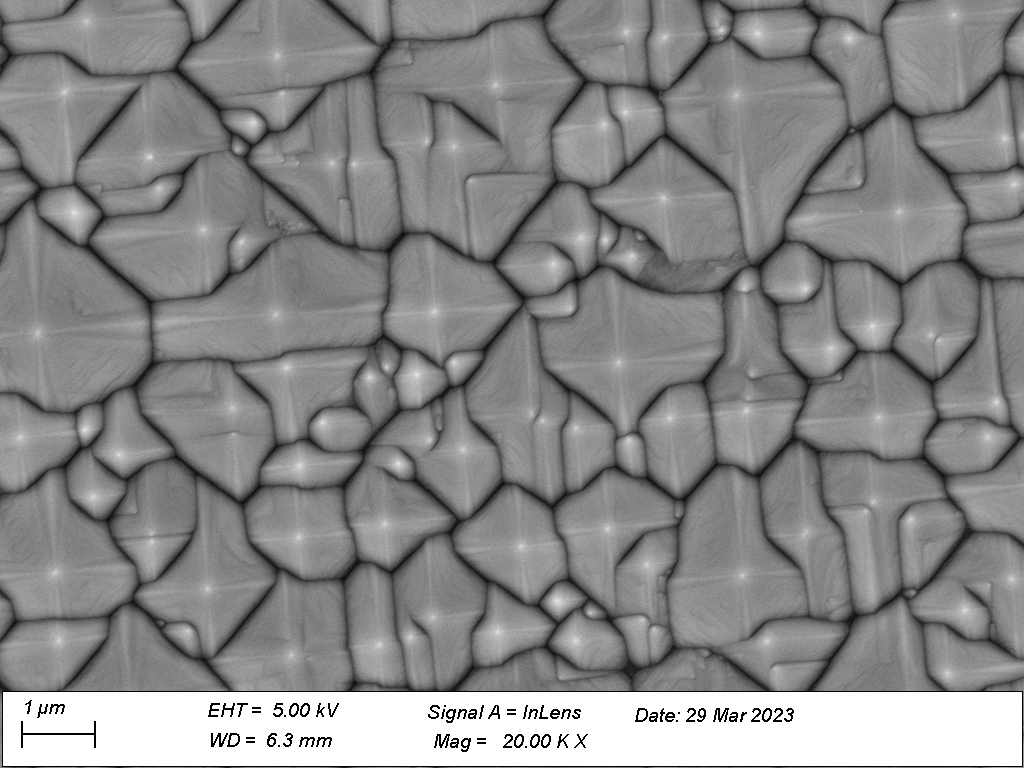
#> input picture images_in/242316_01 (1).tif, 1024 x 768 px; its folder holds only this picture in this run
$ python main.py
#> lines starting #> are read from the running program, lines starting #| are printed output that depends on the picture
### analysis.py
from t1cv import *
import json
# from regions import (regions.RegionContext, Region)
# import regions
import scipy
from scipy import signal
class ImageAnalysis():
    def __init__(self, imgstr):
        self.imgstr = imgstr
        if not os.path.exists(imgstr):
            self.imgstr = 'images_in/' + imgstr
        self.fullimg :np.ndarray = cv2.imread(self.imgstr)
        self.img :np.ndarray = self.fullimg[:-77,:]
        self.titlebar :np.ndarray = self.fullimg[-76:,:]
        self.gray = cv2.cvtColor(self.img, cv2.COLOR_BGR2GRAY)
        # gray = np.average(np.dstack((gray, cv2.imread('darkened_w_circles.png', cv2.IMREAD_GRAYSCALE))), axis = 2)
        self.img = np.dstack((self.gray, self.gray, self.gray))
        # self.graywave = w2d(cv2.cvtColor(self.img, cv2.COLOR_BGR2GRAY))
        self.imgwidth = self.img.shape[1]
        self.guibar_original = np.zeros((200, self.imgwidth, 3), dtype=np.uint8) + 255
        self.guibar = self.guibar_original.copy()

        self.render_canvas = self.zeros_color()
        # [4 lines of commented-out code are left out]
        self.thresh_value = 110
        self.contour_masks = None #self.make_contour()
        self.region_contexts = [] #self.generate_regions()
        self.rotation = 0
        self.cross_value_landscape_stored = None
        self.claimed_territory_stored = None
        self.reset_canvas()
        self.laplacian_stored = None
        # cv2.destroyAllWindows()
        self.window = cv2.namedWindow('Image Analysis')
        self.capture = None
        self.pyramids = []
        self.pyramids_by_id = {}
        self.last_show = self.img.copy()
        self.prominence = 35

    # [8 lines left out: function save_clipped, not called in this run]


    # def generate_regions(self):
    #     self.region_contexts += [regions.RegionContext(self, self.contour_masks)]

    def show(self, img = None, ms=1, frames = 1, dont_save_last = False, titlebar = None):
        if img is None:
            img = self.last_show
        elif not dont_save_last:
                self.last_show = img
        if len(img.shape) == 2 or img.shape[2] == 1:
            img = np.dstack((img, img, img)).reshape(-1, self.imgwidth, 3)
        titlebar = self.titlebar if titlebar is None else titlebar
        img = np.concatenate((img, titlebar, self.guibar), axis = 0)
        cv2.imshow('Image Analysis', img)
        if self.capture is not None:
            self.capture += [img.copy()] *1
        print("show", ms, "ms")
        if ms > 0:
            ms = 1
            cv2.waitKey(ms)
    def zeros(self):
        return np.uint8(np.zeros_like(self.gray))

    def zeros_color(self):
        return np.zeros_like(self.img)

    def reset_canvas(self):
        self.render_canvas = self.img.copy()

    # [55 lines left out: functions draw_cross, render_display, consolidate_pyramids, reindex_pyramids, segment, not called in this run]


    def draw_pyramids(self, meanonly=True):
        self.reset_canvas()
        for pyr in self.pyramids:
            p = pyr.mean_position
            # self.draw_cross(p[1], p[0], lengths = [5,5,5,5], color = (0, 0, 250))
        # self.render_display(ms=5000)
        self.render_canvas = self.img.copy()
        for pyr in self.pyramids:
            pyr.get_mask(canvas=self.render_canvas, color = (0, 0, 255), meanonly=meanonly)
        self.show(self.render_canvas, ms=50     , frames = 20)
        # [4 lines of commented-out code are left out]


    # [90 lines left out: functions get_leg_lengths, to_json, IA_from_json, main, not called in this run]

# [3 lines that do not run on import are left out]

### guicontrol.py
import analysis
import cv2
from typing import Optional, Dict, Any, List, Tuple, Callable
import numpy as np
from t1cv import *
import pyramid
import tkinter as tk
from tkinter.filedialog import askopenfilename

# Key mappings
K_ESC, K_ENTER, K_SPACE, K_BACKSPACE = 27, 13, 32, 8
K_UP, K_DOWN, K_LEFT, K_RIGHT, K_TAB = 82, 84, 81, 83, 9

class GuiControl():
    def __init__(self, IA: "Optional[analysis.ImageAnalysis]" = None):
        self.IA: "Optional[analysis.ImageAnalysis]" = IA
        if self.IA is None:
            self.open_image()
#> the answer given: images_in/242316_01 (1).tif
        self.mode_function = None
        self.selected_pyramid = None
        self.click_point = None
        self.direction_vector = [0,1]
        self.direction_vector_arrow = [[0,0],[0,0]]

        self.micrometer_scale_length = 1
        self.micrometer_scale_line = np.array(((23,734), (95,734)))
        self.quit, self.savedstr, self.old_str, self.keys, self.mousedrags, self.selected_pyramids = False, "", "", [], [], []
        self.guicanvas = None
        self.prev_guicanvas = self.IA.img.copy()
        self.leg_index = 0
        self.length_in_um = ""
        self.titlebar_original = self.IA.titlebar.copy()
        self.button_bounding_boxes = []
        self.legend = {}
        self.prev_menus = []
        self.saved_guibar = self.IA.guibar.copy()
        self.leg_length_step = 2
    # [37 lines left out: function mouse_event_callback, not called in this run]

    def set_menu_bounding_boxes(self, text_list):
        self.button_bounding_boxes = []
        if len(text_list) == 0:
            self.button_bounding_boxes = [[0, 0, 0, 0]]
            return
        prev_button_bounding_boxes = self.prev_menus[-1][2] if self.prev_menus else []
        offset = 0
        for i, (prev_menu_function, prev_legend, prev_button_bounding_boxes) in enumerate(self.prev_menus):
            farthest_right = max([bbox[3] for bbox in prev_button_bounding_boxes]) if len(prev_button_bounding_boxes) > 0 else 0
            if self.IA.fullimg.shape[1] - 10 < farthest_right + 10 + offset + max([cv2.getTextSize(text, cv2.FONT_HERSHEY_SIMPLEX, 0.6, 1)[0][0] for text in text_list]):
                offset = 25
            else:
                offset = 10 + farthest_right
        for i, text in enumerate(text_list):
            (w, h), _ = cv2.getTextSize(text, cv2.FONT_HERSHEY_SIMPLEX, 0.6, 1)
            x, y = 10 + offset, self.IA.fullimg.shape[0] + 30 + 25 * i
            self.button_bounding_boxes.append((y - h, x, y, x + w))

    def open_image(self):
        # Use tkinter file dialog to select and open an image file.
        root = tk.Tk()
        root.withdraw()  # Hide unnecessary window
        file_path = askopenfilename()
        if file_path:
            self.IA = analysis.ImageAnalysis(file_path)
#> in __init__, self.fullimg is the input picture: shape (768, 1024, 3); min 0, max 255, mean 136.3
#> in __init__, `self.img :np.ndarray = self.fullimg[:-77,:]`:
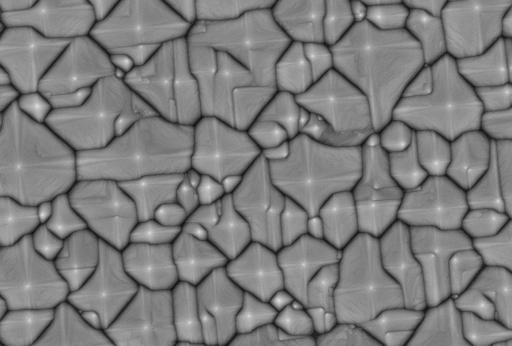
#> self.img: shape (691, 1024, 3) (shown at 1/2 size); min 10, max 228, mean 125.4
#> in __init__, `self.titlebar :np.ndarray = self.fullimg[-76:,:]`:
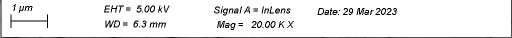
#> self.titlebar: shape (76, 1024, 3) (shown at 1/2 size); min 0, max 255, mean 237.5
            root.destroy()
        else:
            print("No file selected. Exiting...")
            exit()

    def control_loop(self):
        cv2.setMouseCallback("Image Analysis", self.mouse_event_callback)
        if self.IA is None:
            self.open_image()
        k = -1
        nextmode = None
        while k != ord("y") or self.IA.capture is not None:
            if self.mode_function == None:
                self.mode_function = self.default_mode
            if nextmode is not None:
                ls = nextmode()
                if ls is not None:
                    legend, state = ls
                    # self.prev_menus.append((self.mode_function, self.legend, self.button_bounding_boxes))
                    self.mode_function = nextmode
                else:
                    legend, state = self.mode_function()
            else:
                legend, state = self.mode_function()
            self.update_display(legend, state)
            k = cv2.waitKey(0)
            if k == K_ESC:
                nextmode = None
                # if len[self.prev_menus]:
                #     self.mode_function, self.legend, self.button_bounding_boxes = self.prev_menus.pop()
                #     continue
                self.prev_menus = []
                self.mode_function = self.default_mode
            else:
                nextmode = self.select_mode(legend, k)
                if nextmode is None:
                    self.mode_function(key = k)

        # cv2.setMouseCallback("Image Analysis",    None)

    def update_display(self, legend, state):
        self.legend = legend
        text_list = self.set_guibar_text(legend, state)
        # self.set_menu_bounding_boxes(text_list)
        self.show_pyramids()
        self.saved_guibar = self.IA.guibar.copy()


    # [11 lines left out: function parse_state_key, not called in this run]


    def state_list_to_dict(self, state: "List[Any[str, Tuple[str]]]"):
        d = {}
        for s in state:
            if type(s) is str:
                label, key = s, s
            else:
                label, key = s
            if key in self.__dict__:
                d[label] = self.__dict__[key]
            elif key in GuiControl.__dict__:
                d[label] = GuiControl.__dict__[key](self)
            else:
                raise KeyError(f"Key {key} not found in GuiControl")

        return d

    def show_pyramids(self):
        self.IA.draw_pyramids()
        if self.guicanvas is None:
            self.guicanvas = self.IA.last_show.copy()
        for sp in self.selected_pyramids:
            sp.get_mask(self.guicanvas, color = (200, 200, 0), meanonly = True)
        if self.leg_index is not None:
            l = [0, 0, 0, 0]
            l[self.leg_index] = 1
            l = np.array(l)
            for sp in self.selected_pyramids:
                lengths = np.array(sp.cross_lengths) * l
                sp.get_mask(self.guicanvas, color = (200, 0, 200), meanonly = True, lengths = lengths)
        prevrender = self.IA.last_show.copy()
        self.IA.show(self.guicanvas)
        self.prev_guicanvas = self.guicanvas
        self.guicanvas = None

        self.IA.last_show = prevrender

    def gui_text(self, legend, status, fv = None):
        l = []
        for k in legend:
            if type(legend[k]) is str:
                l += [k + ": " + legend[k]]
            else:
                s = legend[k].__doc__.split("\n")[0]
                l += [k.upper() + ": " + s]
            if fv == legend[k]:
                l[-1] = "(" + l[-1] + ")"
        s = []
        status = self.state_list_to_dict(status)
        for k in status:
            s += [k + "=" + str(status[k])]
        return l, s

    def puttext_in_guibar(self, text_list, guibar, bounding_boxes, draw_bounding_boxes = False):
        if len(text_list) == 0:
            return
        offset = bounding_boxes[0][1]
        for i in range(len(text_list)):
            cv2.putText(guibar, text_list[i], (10 + offset, 30 + 25 * i), cv2.FONT_HERSHEY_SIMPLEX, 0.6, (0, 0, 0), 1)
            if draw_bounding_boxes > i and len(bounding_boxes) > i:
                box = bounding_boxes[i]
                box = (box[0] - self.IA.fullimg.shape[0] - 4, box[1] + 10, box[2] - self.IA.fullimg.shape[0] + 6, box[3] + 10)
                box = (box[1], box[0], box[3], box[2])
                cv2.rectangle(guibar, box[0:2], box[2:4], (0, 0, 0), 1)


    def set_guibar_text(self,
                        legend:"Dict[str, Any[Callable, str]]" = {},
                        status:"List[Any[str, Tuple[str]]]" = []):
        guibar = self.IA.guibar_original.copy()
        l = []
        # todo add prev legends and use bounding boxes to determine where to print
        # make separate function for legend and bounding boxe to call putText

        l, s = self.gui_text(legend, status)
        pl = l + s
        self.set_menu_bounding_boxes(l)  # Calculate bounding boxes for text
        for t in self.prev_menus:
            f, l, b = t
            l, s = self.gui_text(l, [], fv = self.mode_function)
            self.puttext_in_guibar(l, guibar, b)
        # todo Draw bounding boxes also for just the current legend
        self.puttext_in_guibar(pl, guibar, self.button_bounding_boxes)
        self.IA.guibar = guibar
        return l

    def select_mode(self, legend, key):
        if chr(key) in legend:
            k = chr(key)
        elif key in legend:
            k = key
        else:
            return None
        selected = legend[chr(key)]
        if isinstance(selected, Callable):
            return selected
        return None


    def default_mode(self, key = None, mousedrag = None):
        legend = {
            "s": self.set_up,
            "a": self.add_pyramid,
            "p": self.pyramid_edit,
            "c": self.computations_menu,
                            }
        state = []
        return legend, state

    # [9 lines left out: function set_up, not called in this run]


    def pyramid_count(self):
        return len(self.IA.pyramids)

    def selected_pyramid_count(self):
        return len(self.selected_pyramids)

    # [111 lines left out: functions pyramid_edit, add_pyramid, delete_pyramids, set_micrometer_scale, set_micrometer_scale_length, um_per_pixel and 2 more, not called in this run]

    def setstep1(self):
        """Set the step size for the leg length to 1"""
        self.leg_length_step = 1

    def setstep5(self):
        """Set the step size for the leg length to 5"""
        self.leg_length_step = 5


    # [11 lines left out: functions increase_leg_length, decrease_leg_length, not called in this run]


    def change_selected_leg(self):
        """Select the next leg"""
        self.leg_index = (self.leg_index + 1) % 4 if self.leg_index is not None else 0

    # [15 lines left out: functions computations_menu, calculate_leg_lengths, not called in this run]


    from calculate import pixels_to_um, make_hist, height_calc_hist_and_save, height_calc, save_histimg, make_hist_with_subplots


    # [21 lines left out: functions make_histogram, main, not called in this run]


# [2 lines that do not run on import are left out]

### main.py
from guicontrol import GuiControl

def main():
    gui = GuiControl()
    gui.control_loop()
#> in show, `img = np.concatenate((img, titlebar, self.guibar), axis = 0)`:
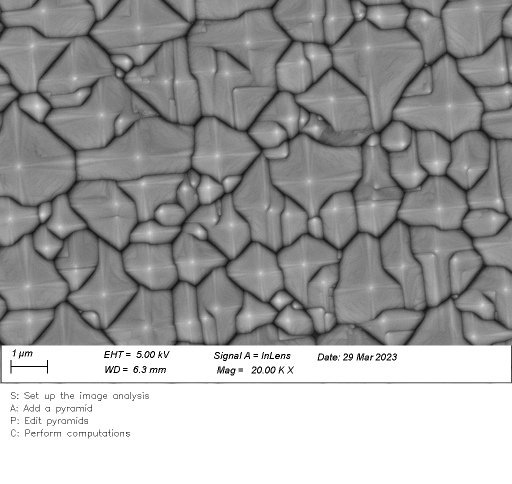
#> img: shape (967, 1024, 3) (shown at 1/2 size); min 0, max 255, mean 160.6
#> (key Esc is pressed here)

if __name__ == '__main__':
    main()

$ run again, on images_in/437-1-03 (1).tif
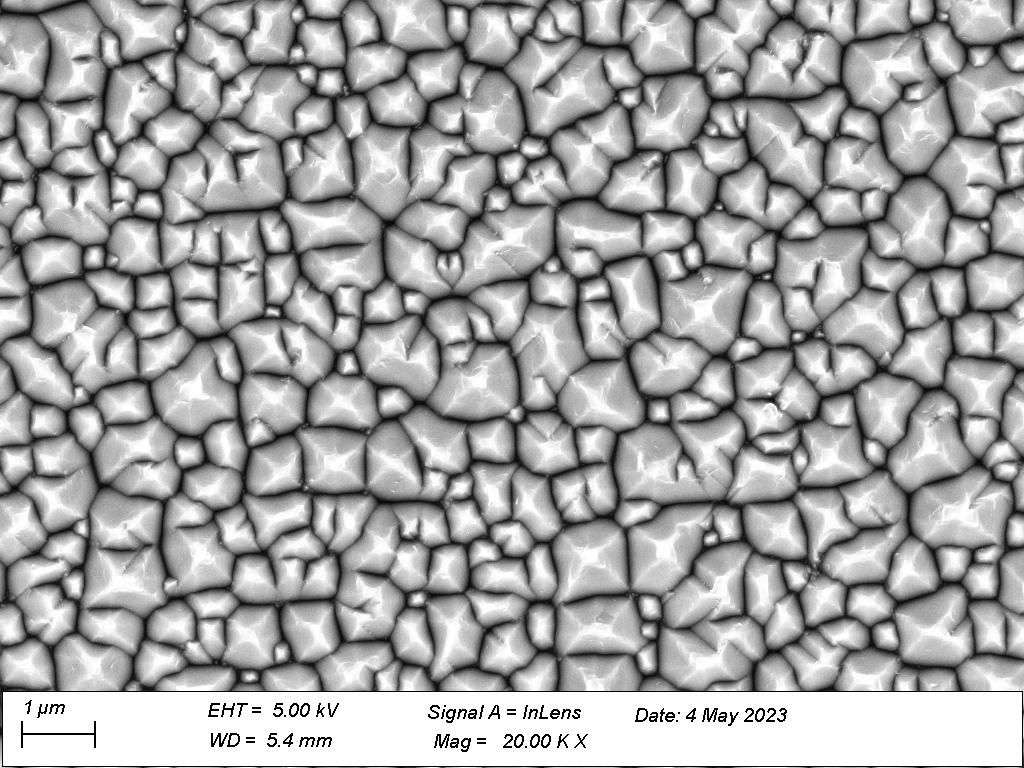
#> input picture images_in/437-1-03 (1).tif, 1024 x 768 px
#> in __init__, self.fullimg is the input picture: shape (768, 1024, 3); min 0, max 255, mean 165.9
#> in __init__, `self.titlebar :np.ndarray = self.fullimg[-76:,:]`:
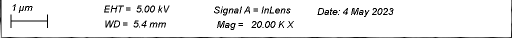
#> self.titlebar: shape (76, 1024, 3) (shown at 1/2 size); min 0, max 255, mean 238.1
#> in show, `img = np.concatenate((img, titlebar, self.guibar), axis = 0)`:
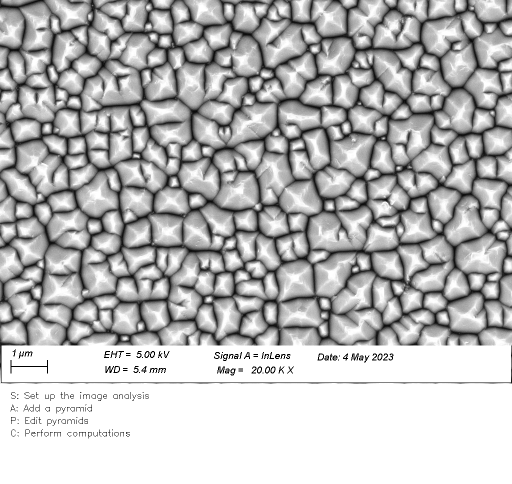
#> img: shape (967, 1024, 3) (shown at 1/2 size); min 0, max 255, mean 184

$ run again, on images_in/437-5-03.tif
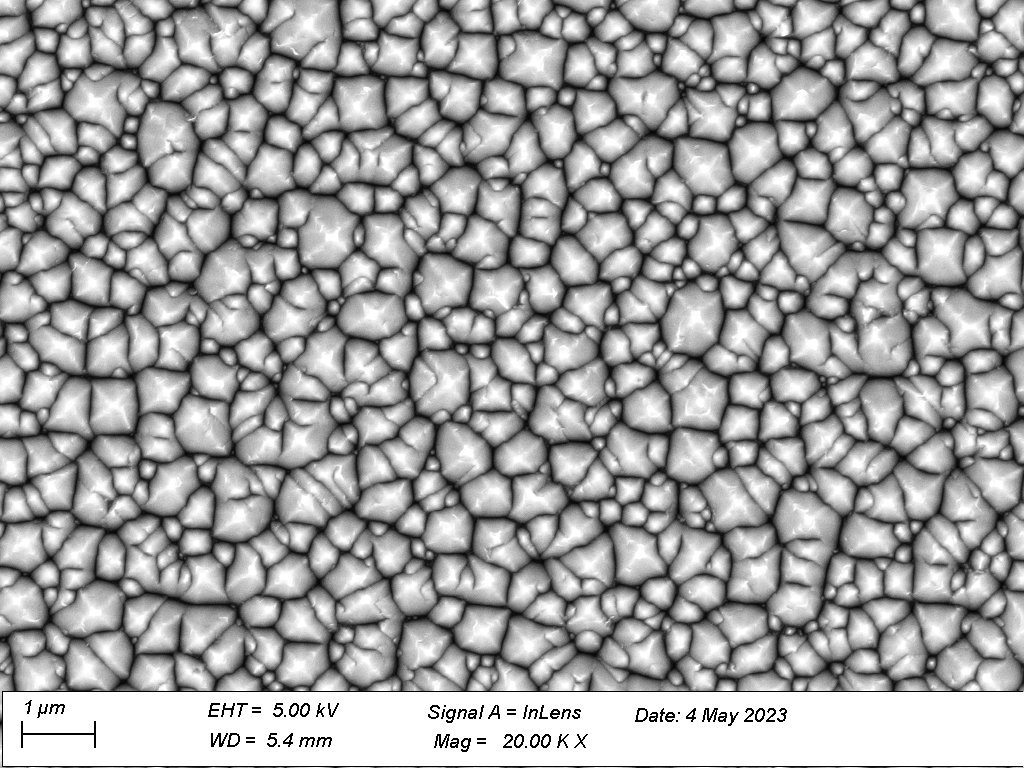
#> input picture images_in/437-5-03.tif, 1024 x 768 px
#> in __init__, self.fullimg is the input picture: shape (768, 1024, 3); min 0, max 255, mean 161.2
#> in __init__, `self.titlebar :np.ndarray = self.fullimg[-76:,:]`:
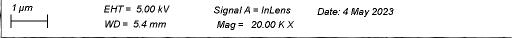
#> self.titlebar: shape (76, 1024, 3) (shown at 1/2 size); min 0, max 255, mean 238.4
#> in show, `img = np.concatenate((img, titlebar, self.guibar), axis = 0)`:
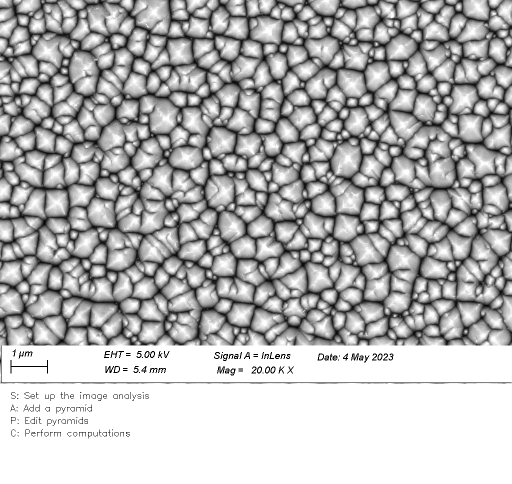
#> img: shape (967, 1024, 3) (shown at 1/2 size); min 0, max 255, mean 180.4
